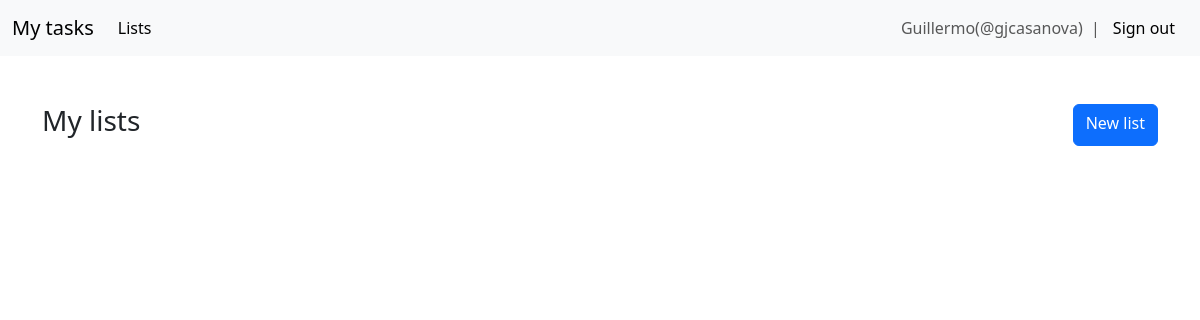
Before: /app/lists/ (signed in) with the older database file.
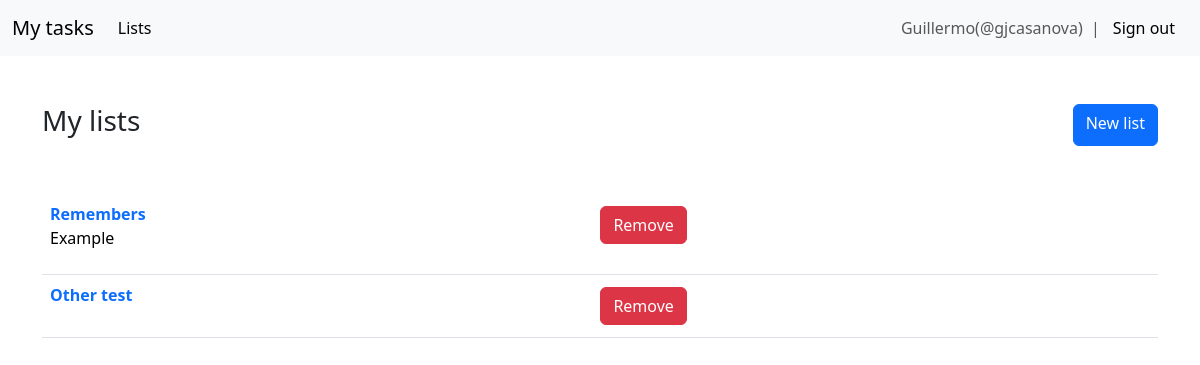
After: the same page with the newer database file.
### app/models.py (models this page shows)
class List(db.Model):
    id = db.Column(db.Integer, primary_key=True)
    name = db.Column(db.String(50), nullable=False)
    details = db.Column(db.Text)
    user_id = db.Column(db.Integer, db.ForeignKey('user.id'), nullable=False)
    user = db.relationship('User', backref=db.backref('lists', lazy=True, cascade='all, delete-orphan'))

### app/views.py (the view)
@app_routes.route('/lists/', methods=['GET'])
@login_required
def list_lists():
    lists = List.query.filter_by(user=current_user)
    context = {
        'current_user': current_user,
        'lists': lists,
    }
    return render_template('lists.html', **context)

### app/__init__.py (called while the page is built)
def register_plugins(flask_app):
    from .plugins import bootstrap, db, login_manager  # noqa
    db.init_app(flask_app)
    with flask_app.app_context():
        db.create_all()
    login_manager.login_view = 'tasks.sign_in'
    login_manager.init_app(flask_app)
    bootstrap.init_app(flask_app)
    @login_manager.user_loader
    def load_user(user_id):
        from .models import User  # noqa
        return User.query.get(int(user_id))

### app/templates/lists.html (shortened to what this page needs)
{% extends "base.html" %}
{% from 'bootstrap5/form.html' import render_form %}
{% from 'macros.html' import navbar %}
{% block body %}
{% block content %}
{{ navbar(current_user) }}
<div class="container">
    <br><br>
    <div class="d-flex justify-content-between">
        <h1 class="h1 fs-3">My lists</h1>
        <a class="btn btn-primary" href="{{ url_for('tasks.create_list') }}">New list</a>
    </div>
    <br><br>
    <table class="table">
        <tbody>
            {% for list in lists %}
            <tr>
                <th>
                    <a class="ligther fs-6 text-decoration-none" href="{{ url_for('tasks.retrieve_list', list_id=list.id) }}">{{ list.name }}</a>
                    <p class="fw-lighter">{{ list.details }}</p>
                </th>
                <td>
                    <form class="badge" action="{{ url_for('tasks.destroy_list', list_id=list.id) }}" method="POST">
                        <button class="btn btn-danger" type="submit">Remove</button>
                    </form>
                </td>
            </tr>
            {% endfor %}
        </tbody>
    </table>
</div>
{% endblock %}
{% endblock %}

Changed rows visible on the page:
added List: name "Remembers", details "Example"
added List: name "Other test"
